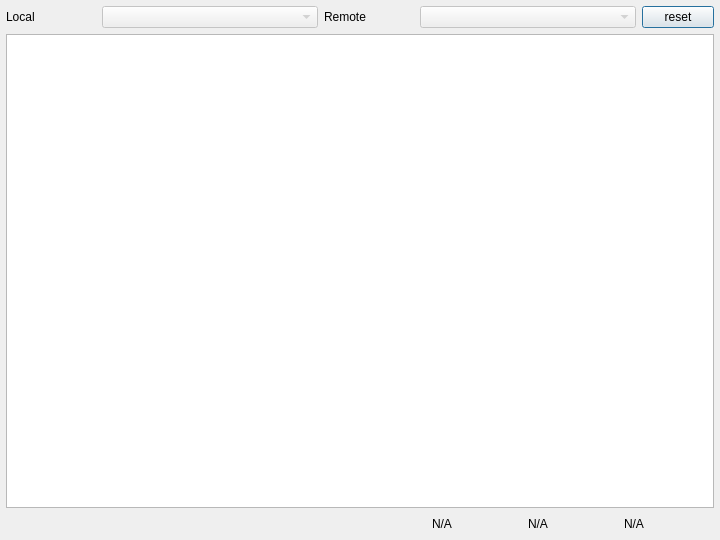
<?xml version="1.0" encoding="UTF-8"?>
<ui version="4.0">
 <class>StatsDialog</class>
 <widget class="QDialog" name="StatsDialog">
  <property name="geometry">
   <rect>
    <x>0</x>
    <y>0</y>
    <width>720</width>
    <height>540</height>
   </rect>
  </property>
  <property name="sizePolicy">
   <sizepolicy hsizetype="Fixed" vsizetype="Fixed">
    <horstretch>0</horstretch>
    <verstretch>0</verstretch>
   </sizepolicy>
  </property>
  <property name="windowTitle">
   <string>Satistics</string>
  </property>
  <layout class="QVBoxLayout" name="verticalLayout">
   <property name="leftMargin">
    <number>6</number>
   </property>
   <property name="topMargin">
    <number>6</number>
   </property>
   <property name="rightMargin">
    <number>6</number>
   </property>
   <property name="bottomMargin">
    <number>6</number>
   </property>
   <item>
    <layout class="QHBoxLayout" name="horizontalLayout">
     <item>
      <widget class="QLabel" name="label_1">
       <property name="maximumSize">
        <size>
         <width>90</width>
         <height>16777215</height>
        </size>
       </property>
       <property name="text">
        <string>Local</string>
       </property>
      </widget>
     </item>
     <item>
      <widget class="QComboBox" name="local">
       <property name="enabled">
        <bool>false</bool>
       </property>
       <property name="editable">
        <bool>false</bool>
       </property>
      </widget>
     </item>
     <item>
      <widget class="QLabel" name="label_2">
       <property name="maximumSize">
        <size>
         <width>90</width>
         <height>16777215</height>
        </size>
       </property>
       <property name="text">
        <string>Remote</string>
       </property>
      </widget>
     </item>
     <item>
      <widget class="QComboBox" name="remote">
       <property name="enabled">
        <bool>false</bool>
       </property>
       <property name="editable">
        <bool>false</bool>
       </property>
      </widget>
     </item>
     <item>
      <widget class="QPushButton" name="reset">
       <property name="enabled">
        <bool>true</bool>
       </property>
       <property name="maximumSize">
        <size>
         <width>72</width>
         <height>16777215</height>
        </size>
       </property>
       <property name="text">
        <string>reset</string>
       </property>
      </widget>
     </item>
    </layout>
   </item>
   <item>
    <widget class="QTableView" name="table">
     <property name="alternatingRowColors">
      <bool>true</bool>
     </property>
     <property name="selectionMode">
      <enum>QAbstractItemView::SingleSelection</enum>
     </property>
     <property name="selectionBehavior">
      <enum>QAbstractItemView::SelectRows</enum>
     </property>
    </widget>
   </item>
   <item>
    <layout class="QHBoxLayout" name="horizontalLayout_2">
     <item>
      <spacer name="horizontalSpacer">
       <property name="orientation">
        <enum>Qt::Horizontal</enum>
       </property>
       <property name="sizeHint" stdset="0">
        <size>
         <width>40</width>
         <height>20</height>
        </size>
       </property>
      </spacer>
     </item>
     <item>
      <widget class="QLabel" name="rate">
       <property name="minimumSize">
        <size>
         <width>90</width>
         <height>0</height>
        </size>
       </property>
       <property name="text">
        <string>N/A</string>
       </property>
      </widget>
     </item>
     <item>
      <widget class="QLabel" name="size">
       <property name="minimumSize">
        <size>
         <width>90</width>
         <height>0</height>
        </size>
       </property>
       <property name="text">
        <string>N/A</string>
       </property>
      </widget>
     </item>
     <item>
      <widget class="QLabel" name="files">
       <property name="minimumSize">
        <size>
         <width>90</width>
         <height>0</height>
        </size>
       </property>
       <property name="text">
        <string>N/A</string>
       </property>
      </widget>
     </item>
    </layout>
   </item>
  </layout>
 </widget>
 <resources/>
 <connections/>
</ui>
